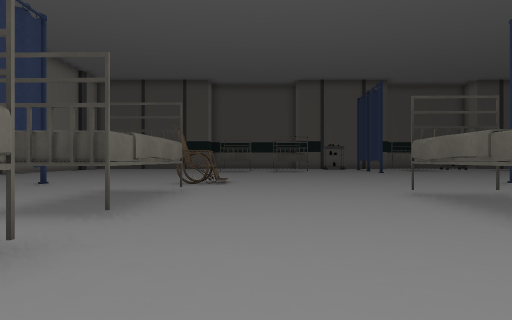
View 1 (above)

24 first-person views from a walk through a Unity game level. The camera is 1.2 m above the floor, looks level and sees 70° across. Doors are open. The floor is counted in squares, 2 m on a side. Each view is taken from the middle of a square. On the plan, view 1 faces up. The plan holds only what a view shows up to about 10 squares ahead; the rest is blank. The place goes on beyond the plan. Some surface patterns are stand-ins.

View 2
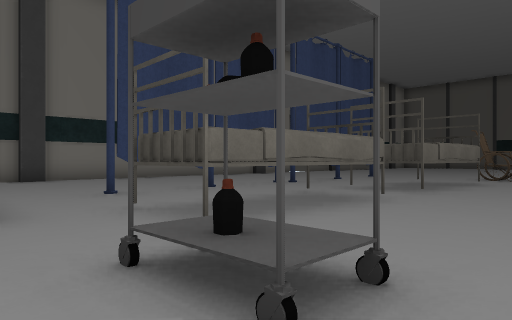

View 3
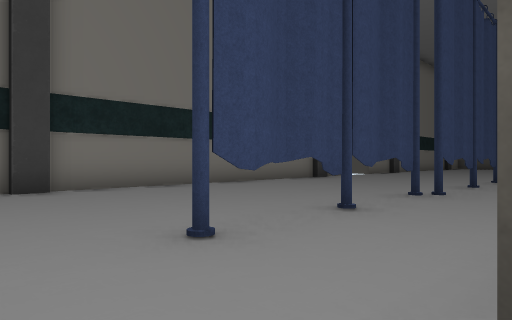

View 4
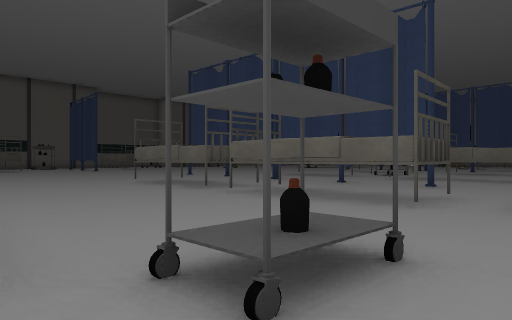

View 5
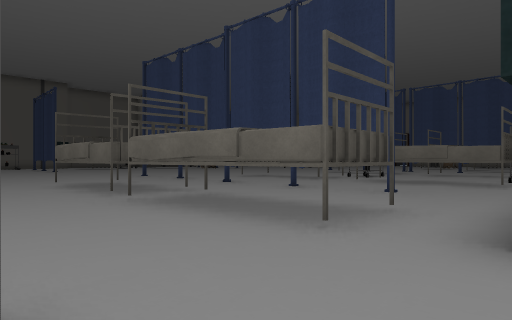

View 6
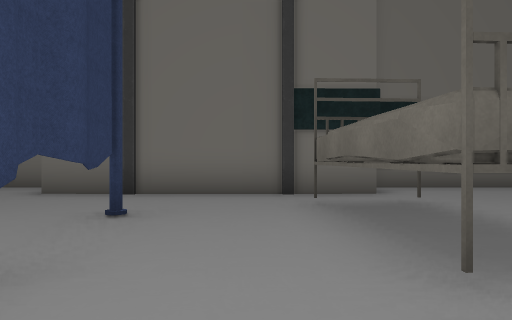

View 7
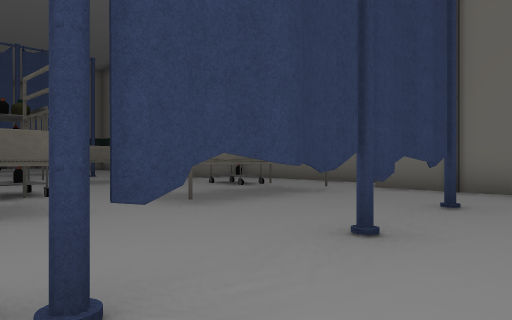

View 8
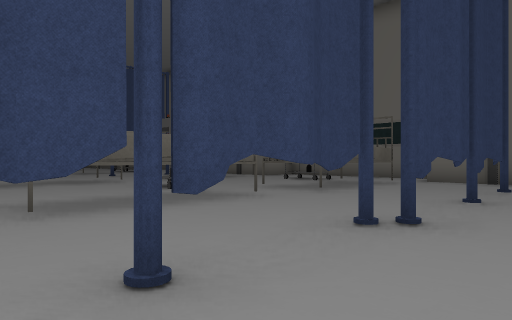

View 9
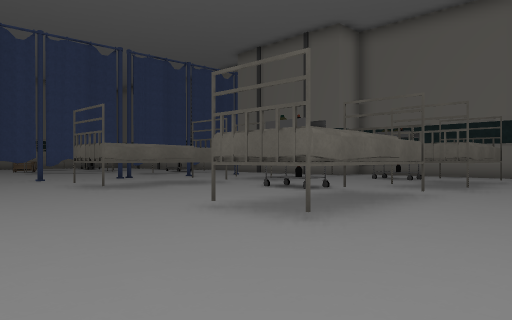

View 10
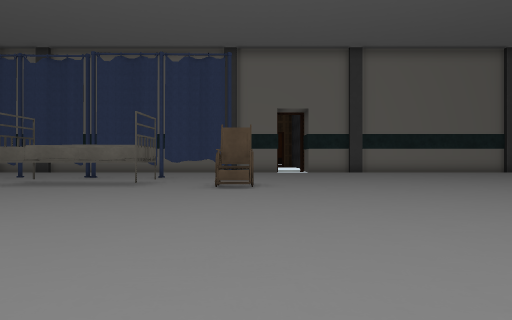

View 11
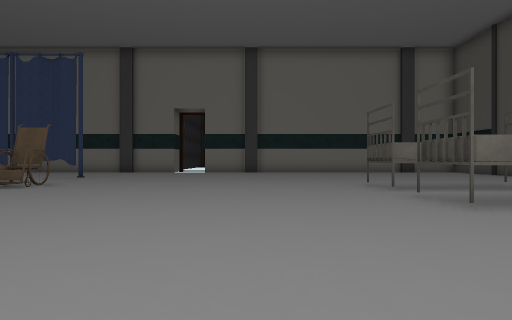

View 12
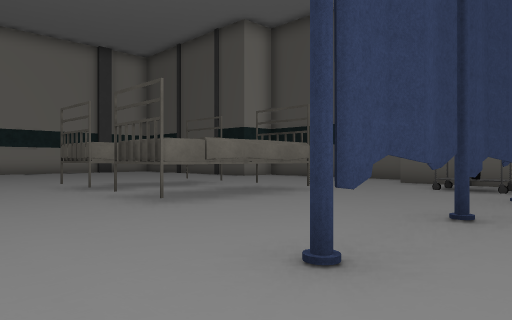

View 13
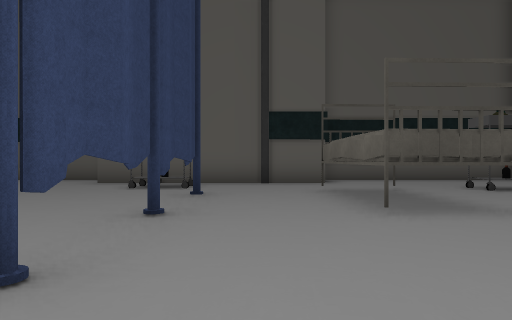

View 14
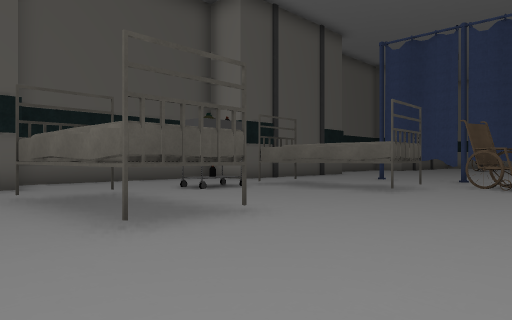

View 15
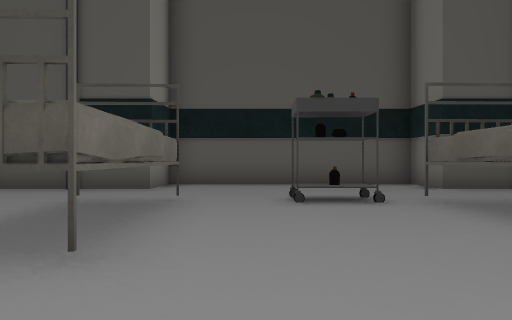

View 16
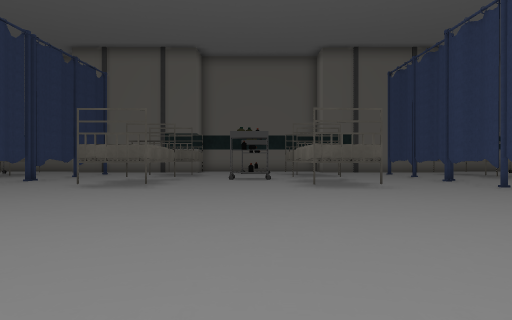

View 17
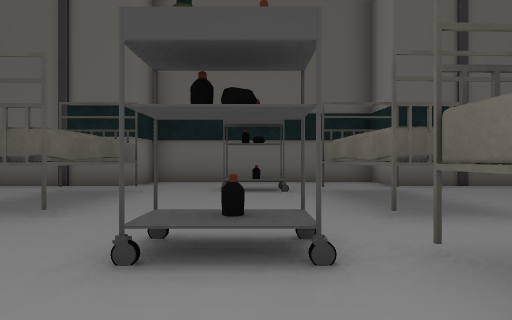

View 18
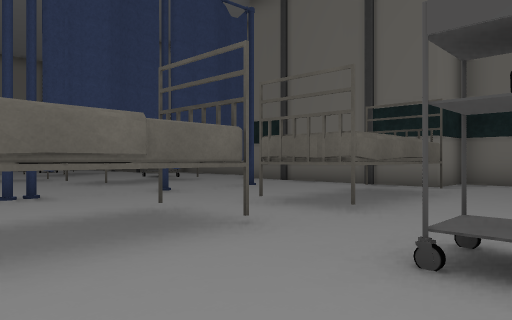

View 19
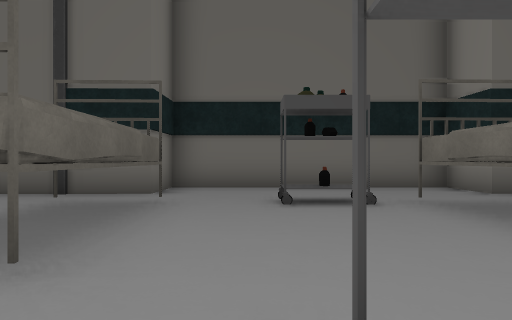

View 20
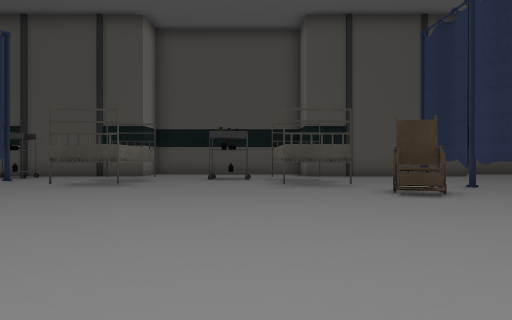

View 21
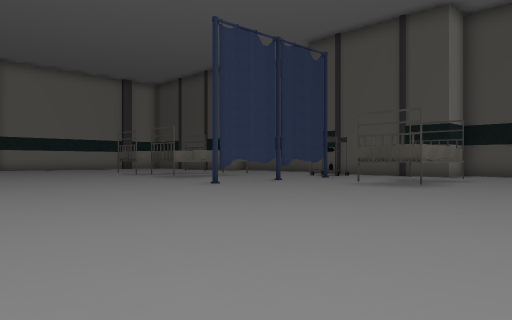

View 22
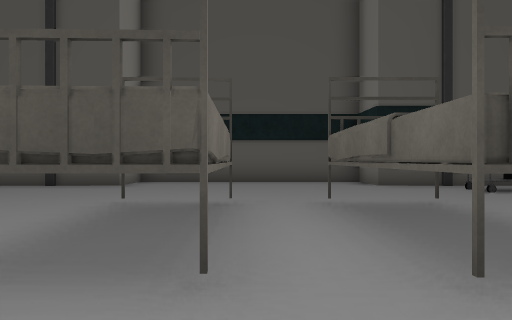

View 23
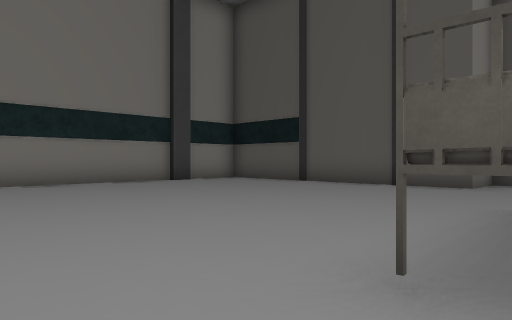

View 24
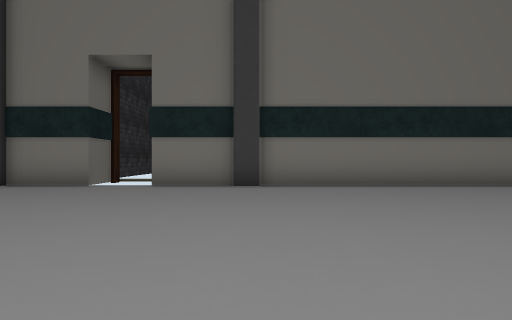

### Floor plan
Key: @ floor where view 1 was taken; # wall or solid block; . main floor; : floor 0.5 m higher than the main floor; T thing the floor can be seen under or through; C cart; O other object.
Columns run from 11 left of view 1 to 16 right of it. Each row starts with its distance up from view 1.
 26         #     #     #######
 25     #####.....#######.....##
 24     ........................
 23    .............C......C...
 22   ..................OO...OO
 21 #........OO.OO...#..OO...O
 20 #........ O.OO...#..OO...O
 19 #........ O.OO...#..OO...OO.
 18 #........OOOOO...#.........O
 17 #................#..........
 16 #...........................
 15 #...........................
 14 #..........................
 13 #..........................
 12 #.....  ..................
 11 #....   ..........  .......
 10 #..  ....OO.................
  9 #.   .T..OO.......#.........
  8     ..T...........T.........
  7    ...T.OO........T.OOO...OO
  6   ....T. O....OO..T..OO...O
  5 #.....T. O....O .TT..OO...O
  4 #.....T.OO....O .T...OO...OO
  3 #....#........OO.T.....C....
  2 #.....#.OO....OO.T..OO...OOO
  1 #....#.. O....OO.T..OO....O
  0 #.....#. O.@..OO.T..OO....O
 -1 #.......OO....OO....OO.C..OO
 -2     ......:C................
 -3          .....#######.....##
 -4           #####     #######

Where each view was taken, in squares from view 1:
view 1: 0 up, 0 right, facing up
view 2: 3 down, 1 right, facing up-left
view 3: 2 down, 3 left, facing up-left
view 4: 3 down, 2 left, facing up-right
view 5: 3 down, 0 right, facing up-right
view 6: 4 up, 5 right, facing down
view 7: 5 up, 5 right, facing down-right
view 8: 8 up, 5 right, facing down-right
view 9: 10 up, 7 right, facing down-right
view 10: 10 up, 7 right, facing left
view 11: 15 up, 7 right, facing left
view 12: 15 up, 7 right, facing up-left
view 13: 15 up, 7 right, facing up
view 14: 16 up, 7 right, facing up-right
view 15: 17 up, 11 right, facing up
view 16: 15 up, 12 right, facing down
view 17: 6 up, 12 right, facing down
view 18: 6 up, 12 right, facing down-right
view 19: 4 up, 13 right, facing down
view 20: 11 up, 13 right, facing up
view 21: 11 up, 13 right, facing up-left
view 22: 16 up, 0 right, facing up
view 23: 16 up, 1 left, facing up-left
view 24: 15 up, 2 left, facing left
